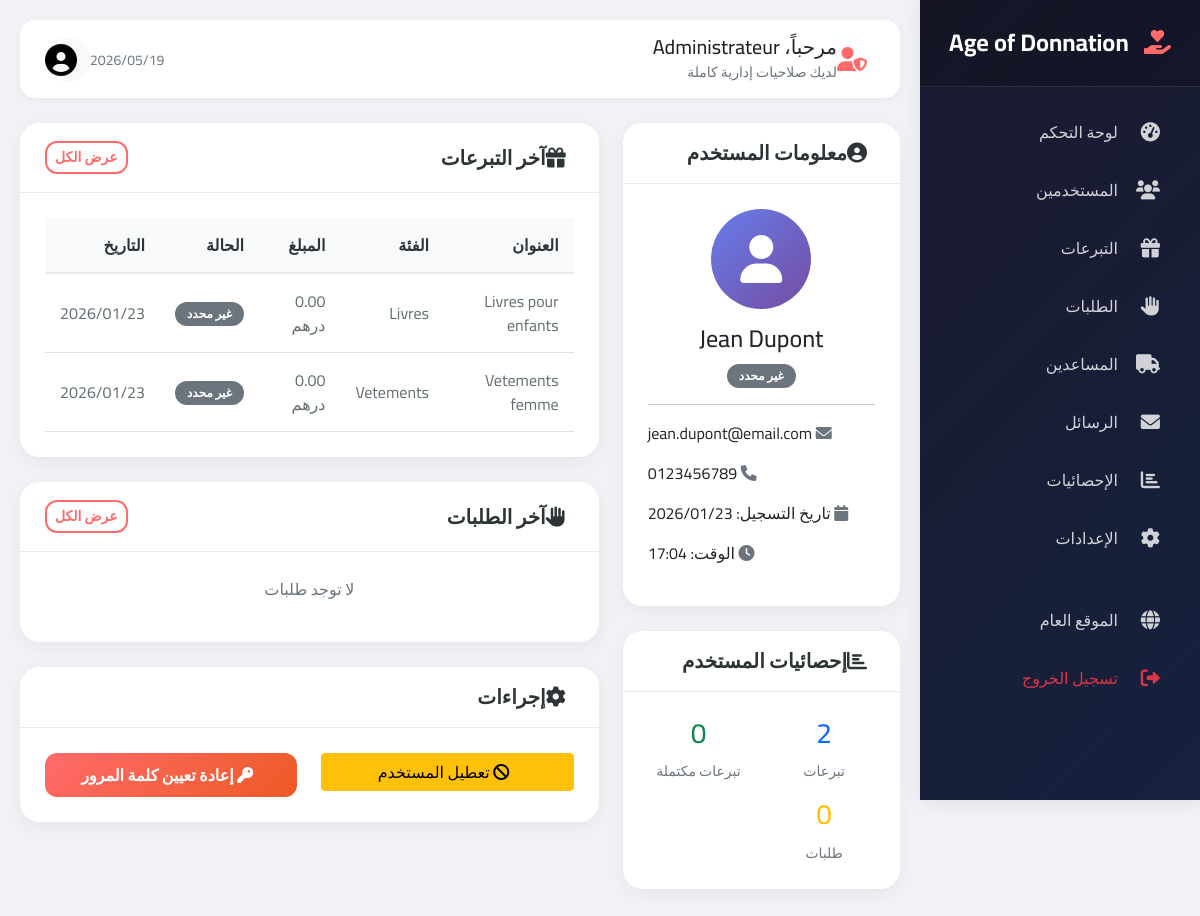
The page /admin/utilisateur_details.php?id=2 (signed in) on the database its author committed.
### tables this page shows
CREATE TABLE `users` (
  `id` INT(11) NOT NULL AUTO_INCREMENT,
  `nom` VARCHAR(100) NOT NULL,
  `email` VARCHAR(255) NOT NULL,
  `password` VARCHAR(255) NOT NULL,
  `type` ENUM('donateur','beneficiaire','livreur','admin') NOT NULL,
  `telephone` VARCHAR(20) DEFAULT NULL,
  `adresse` TEXT DEFAULT NULL,
  `ville` VARCHAR(100) DEFAULT NULL,
  `status` ENUM('active','inactive','pending') DEFAULT 'active',
  `reset_token` VARCHAR(100) DEFAULT NULL,
  `reset_expires` DATETIME DEFAULT NULL,
  `created_at` TIMESTAMP NOT NULL DEFAULT CURRENT_TIMESTAMP,
  `updated_at` TIMESTAMP NOT NULL DEFAULT CURRENT_TIMESTAMP ON UPDATE CURRENT_TIMESTAMP,
  PRIMARY KEY (`id`),
  UNIQUE KEY `email` (`email`)
);

CREATE TABLE `dons` (
  `id` INT(11) NOT NULL AUTO_INCREMENT,
  `donateur_id` INT(11) NOT NULL,
  `titre` VARCHAR(255) NOT NULL,
  `description` TEXT NOT NULL,
  `photo_principale` VARCHAR(255) DEFAULT NULL,
  `categorie` ENUM('vetements','nourriture','meubles','livres','electromenager','divers') NOT NULL,
  `etat` ENUM('neuf','bon_etat','usage') NOT NULL,
  `adresse_retrait` TEXT DEFAULT NULL,
  `ville` VARCHAR(100) DEFAULT NULL,
  `livraison_option` ENUM('none','fifty','full') DEFAULT 'none',
  `statut` ENUM('disponible','reserve','donne','expire') DEFAULT 'disponible',
  `is_deleted` TINYINT(1) DEFAULT 0,
  `deleted_at` TIMESTAMP NULL DEFAULT NULL,
  `created_at` TIMESTAMP NOT NULL DEFAULT CURRENT_TIMESTAMP,
  `updated_at` TIMESTAMP NOT NULL DEFAULT CURRENT_TIMESTAMP ON UPDATE CURRENT_TIMESTAMP,
  PRIMARY KEY (`id`),
  KEY `donateur_id` (`donateur_id`),
  CONSTRAINT `dons_ibfk_1`
    FOREIGN KEY (`donateur_id`) REFERENCES `users` (`id`)
    ON DELETE CASCADE
);

### admin/utilisateur_details.php (the view, shortened to what this page needs)
<?php
require_once 'includes/admin_header.php';
$id = isset($_GET['id']) ? (int)$_GET['id'] : 0;
$query = "SELECT * FROM users WHERE id = :id AND type != 'admin'";
$stmt = $db->prepare($query);
$stmt->bindParam(':id', $id);
$stmt->execute();
$user = $stmt->fetch(PDO::FETCH_ASSOC);
$dons_query = "SELECT * FROM dons WHERE donateur_id = :id ORDER BY created_at DESC LIMIT 10";
$dons_stmt = $db->prepare($dons_query);
$dons_stmt->bindParam(':id', $id);
$dons_stmt->execute();
$dons = $dons_stmt->fetchAll(PDO::FETCH_ASSOC);
$demandes_query = "SELECT de.*, d.titre as don_titre
                   FROM demandes de
                   INNER JOIN dons d ON de.don_id = d.id
                   WHERE de.beneficiaire_id = :id
                   ORDER BY de.created_at DESC LIMIT 10";
$demandes_stmt = $db->prepare($demandes_query);
$demandes_stmt->bindParam(':id', $id);
$demandes_stmt->execute();
$demandes = $demandes_stmt->fetchAll(PDO::FETCH_ASSOC);
$stats_query = "SELECT
    (SELECT COUNT(*) FROM dons WHERE donateur_id = :id) as total_dons,
    (SELECT COUNT(*) FROM demandes WHERE beneficiaire_id = :id) as total_demandes,
    (SELECT COUNT(*) FROM dons WHERE donateur_id = :id AND statut = 'completé') as dons_completes";
$stats_stmt = $db->prepare($stats_query);
$stats_stmt->bindParam(':id', $id);
$stats_stmt->execute();
$stats = $stats_stmt->fetch(PDO::FETCH_ASSOC);
$user_types = [
    'donateur' => '<span class="badge bg-primary"><i class="fas fa-hand-holding-heart me-1"></i>متبرع</span>',
    'beneficiaire' => '<span class="badge bg-success"><i class="fas fa-hands-helping me-1"></i>مستفيد</span>',
    'livreur' => '<span class="badge bg-warning"><i class="fas fa-truck me-1"></i>مساعد</span>'
];
?>
<div class="row">
    <div class="col-md-4">
        <div class="card">
            <div class="card-header">
                <h5><i class="fas fa-user-circle me-2"></i>معلومات المستخدم</h5>
            </div>
            <div class="card-body text-center">
                <div class="mb-3">
                    <div style="width: 100px; height: 100px; background: linear-gradient(135deg, #667eea, #764ba2); border-radius: 50%; display: flex; align-items: center; justify-content: center; margin: 0 auto;">
                        <i class="fas fa-user fa-3x text-white"></i>
                    </div>
                </div>
                <h4><?php echo htmlspecialchars($user['nom']); ?></h4>
                <p><?php echo $user_types[$user['type']] ?? '<span class="badge bg-secondary">غير محدد</span>'; ?></p>
                <hr>
                <div class="text-start">
                    <p><i class="fas fa-envelope me-2 text-muted"></i> <?php echo htmlspecialchars($user['email']); ?></p>
                    <p><i class="fas fa-phone me-2 text-muted"></i> <?php echo htmlspecialchars($user['telephone'] ?? 'غير مسجل'); ?></p>
                    <p><i class="fas fa-calendar me-2 text-muted"></i> تاريخ التسجيل: <?php echo date('Y/m/d', strtotime($user['created_at'])); ?></p>
                    <p><i class="fas fa-clock me-2 text-muted"></i> الوقت: <?php echo date('H:i', strtotime($user['created_at'])); ?></p>
                </div>
            </div>
        </div>
        <div class="card mt-4">
            <div class="card-header">
                <h5><i class="fas fa-chart-bar me-2"></i>إحصائيات المستخدم</h5>
            </div>
            <div class="card-body">
                <div class="row text-center">
                    <div class="col-6 mb-3">
                        <h3 class="text-primary"><?php echo $stats['total_dons'] ?? 0; ?></h3>
                        <small class="text-muted">تبرعات</small>
                    </div>
                    <div class="col-6 mb-3">
                        <h3 class="text-success"><?php echo $stats['dons_completes'] ?? 0; ?></h3>
                        <small class="text-muted">تبرعات مكتملة</small>
                    </div>
                    <div class="col-6">
                        <h3 class="text-warning"><?php echo $stats['total_demandes'] ?? 0; ?></h3>
                        <small class="text-muted">طلبات</small>
                    </div>
                </div>
            </div>
        </div>
    </div>
    <div class="col-md-8">
        <div class="card">
            <div class="card-header">
                <h5><i class="fas fa-gift me-2"></i>آخر التبرعات</h5>
                <a href="dons.php?user_id=<?php echo $user['id']; ?>" class="btn btn-sm btn-outline-primary">عرض الكل</a>
            </div>
            <div class="card-body">
                <?php if(empty($dons)): ?>
                    <p class="text-muted text-center">لا توجد تبرعات</p>
                <?php else: ?>
                    <div class="table-responsive">
                        <table class="table table-sm">
                            <thead>
                                <tr>
                                    <th>العنوان</th>
                                    <th>الفئة</th>
                                    <th>المبلغ</th>
                                    <th>الحالة</th>
                                    <th>التاريخ</th>
                                </tr>
                            </thead>
                            <tbody>
                                <?php foreach($dons as $don): ?>
                                    <tr>
                                        <td><?php echo htmlspecialchars($don['titre']); ?></td>
                                        <td><?php echo ucfirst($don['categorie']); ?></td>
                                        <td><?php echo $don['montant'] ? number_format($don['montant'], 2) . ' درهم' : '—'; ?></td>
                                        <td>
                                            <?php
                                            $status_badges = [
                                                'disponible' => '<span class="badge bg-success">متاح</span>',
                                                'réservé' => '<span class="badge bg-warning">محجوز</span>',
                                                'completé' => '<span class="badge bg-info">مكتمل</span>'
                                            ];
                                            echo $status_badges[$don['statut']] ?? '<span class="badge bg-secondary">غير محدد</span>';
                                            ?>
                                        </td>
                                        <td><?php echo date('Y/m/d', strtotime($don['created_at'])); ?></td>
                                    </tr>
                                <?php endforeach; ?>
                            </tbody>
                        </table>
                    </div>
                <?php endif; ?>
            </div>
        </div>
        <div class="card mt-4">
            <div class="card-header">
                <h5><i class="fas fa-hand-paper me-2"></i>آخر الطلبات</h5>
                <a href="demandes.php?user_id=<?php echo $user['id']; ?>" class="btn btn-sm btn-outline-primary">عرض الكل</a>
            </div>
            <div class="card-body">
                <?php if(empty($demandes)): ?>
                    <p class="text-muted text-center">لا توجد طلبات</p>
                <?php endif; ?>
            </div>
        </div>
        <div class="card mt-4">
            <div class="card-header">
                <h5><i class="fas fa-cog me-2"></i>إجراءات</h5>
            </div>
            <div class="card-body">
                <div class="row">
                    <div class="col-6">
                        <form method="POST" action="utilisateurs.php" onsubmit="return confirm('هل أنت متأكد من تغيير حالة هذا المستخدم؟')">
                            <button type="submit" class="btn btn-<?php echo $user['status'] == 'active' ? 'warning' : 'success'; ?> w-100">
                                <i class="fas fa-<?php echo $user['status'] == 'active' ? 'ban' : 'check'; ?> me-2"></i>
                                <?php echo $user['status'] == 'active' ? 'تعطيل المستخدم' : 'تفعيل المستخدم'; ?>
                            </button>
                        </form>
                    </div>
                    <div class="col-6">
                        <button class="btn btn-primary w-100" onclick="resetPassword(<?php echo $user['id']; ?>, '<?php echo htmlspecialchars($user['nom']); ?>')">
                            <i class="fas fa-key me-2"></i>
                            إعادة تعيين كلمة المرور
                        </button>
                    </div>
                </div>
            </div>
        </div>
    </div>
</div>
<?php require_once 'includes/admin_footer.php'; ?>

### admin/includes/admin_header.php (style rules this page uses)
* { font-family: 'Cairo', 'Segoe UI', sans-serif; }
body { background-color: #f0f2f5; }
.card { border: none; border-radius: 20px; box-shadow: 0 5px 20px rgba(0,0,0,0.05); margin-bottom: 25px; background: white; }
.card-header { background: white; border-bottom: 1px solid #e9ecef; padding: 18px 25px; border-radius: 20px 20px 0 0 !important; font-weight: 700; display: flex; justify-content: space-between; align-items: center; }
.card-header h5 { margin: 0; font-weight: 700; color: #2d3436; }
.card-body { padding: 25px; }
.btn-primary { background: linear-gradient(135deg, #ff6b6b, #ee5a24); border: none; padding: 10px 25px; border-radius: 12px; font-weight: 600; transition: all 0.3s; }
.btn-outline-primary { border: 2px solid #ff6b6b; color: #ff6b6b; border-radius: 12px; font-weight: 600; }
.badge { padding: 6px 12px; border-radius: 25px; font-size: 0.75rem; font-weight: 600; }
.table { margin-bottom: 0; }
.table thead th { background: #f8f9fa; border-bottom: 2px solid #e9ecef; color: #2d3436; font-weight: 700; padding: 15px; }
.table tbody td { padding: 15px; vertical-align: middle; color: #636e72; }

### rows shown on the page
users: nom "Jean Dupont", type "غير محدد", email "jean.dupont@email.com", telephone "0123456789", created_at "2026/01/23", created_at "17:04"
dons: titre "Livres pour enfants", categorie "Livres", montant "0.00", statut "غير محدد", created_at "2026/01/23"
dons: titre "Vetements femme", categorie "Vetements", montant "0.00", statut "غير محدد", created_at "2026/01/23"

### other values the page prints
$_SESSION['user_nom'] "Administrateur"
$stats['total_dons'] "2"
$stats['dons_completes'] "0"
$stats['total_demandes'] "0"
